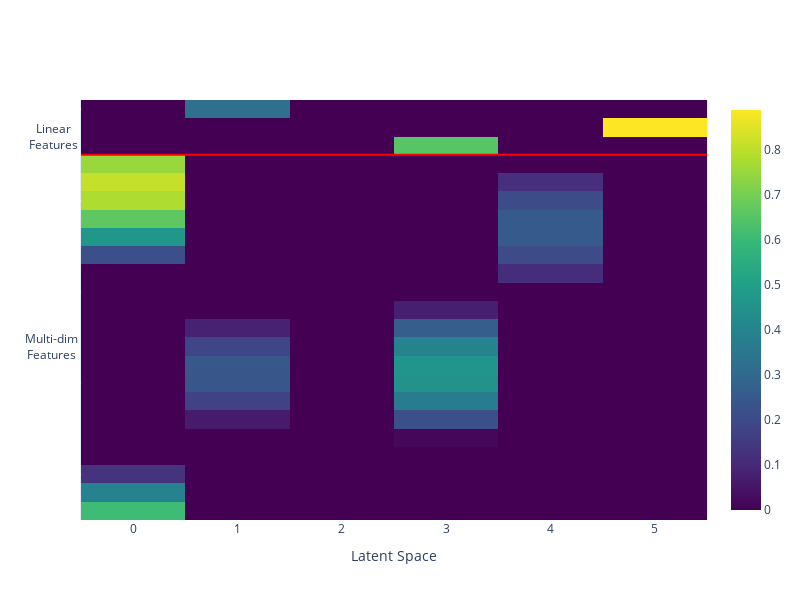

Notebook code cell kept with this figure:
### Markdown cell above
### Latent activation on features

### Code cell
from utils.plotter import plot_latent_activations

# Plot linear latents
plot_latent_activations(
    m_sae, linear_feature_embeddings, multi_dim_feature_embeddings, use_linear=True
)

### Figure 1 — Plotly figure (JSON) as saved in the notebook; plotly's stock layout.template omitted (floating-point values rounded to 4 significant figures; data arrays with more than 128 entries replaced by an {"elided": "..."} marker saying what was removed)
{"data": [{"colorscale": [[0, "#440154"], [0.1111, "#482878"], [0.2222, "#3e4989"], [0.3333, "#31688e"], [0.4444, "#26828e"], [0.5556, "#1f9e89"], [0.6667, "#35b779"], [0.7778, "#6ece58"], [0.8889, "#b5de2b"], [1, "#fde725"]], "type": "heatmap", "z": {"elided": "23x6 float values"}}], "layout": {"annotations": [{"showarrow": false, "text": "Linear<br>Features", "x": 0, "xanchor": "right", "xref": "paper", "y": 1.5, "yanchor": "middle", "yref": "y"}, {"showarrow": false, "text": "Multi-dim<br>Features", "x": 0, "xanchor": "right", "xref": "paper", "y": 13, "yanchor": "middle", "yref": "y"}], "height": 600, "shapes": [{"line": {"color": "red", "width": 2}, "type": "line", "x0": -0.5, "x1": 5.5, "y0": 2.5, "y1": 2.5}], "width": 800, "xaxis": {"anchor": "y", "domain": [0, 1], "dtick": 1, "tick0": 0, "tickmode": "linear", "title": {"text": "Latent Space"}}, "yaxis": {"anchor": "x", "autorange": "reversed", "domain": [0, 1], "showticklabels": false}}}
